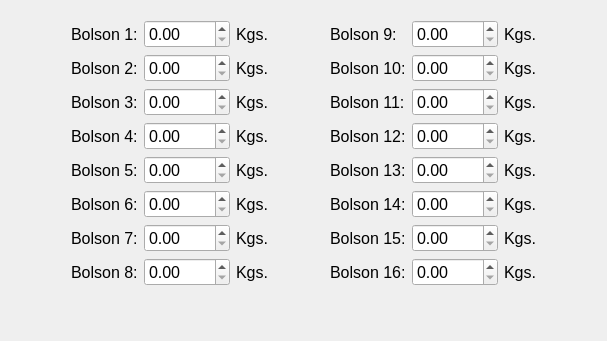
<?xml version="1.0" encoding="UTF-8"?>
<ui version="4.0">
 <class>Lavadora</class>
 <widget class="QWidget" name="Lavadora">
  <property name="geometry">
   <rect>
    <x>0</x>
    <y>0</y>
    <width>607</width>
    <height>341</height>
   </rect>
  </property>
  <property name="minimumSize">
   <size>
    <width>605</width>
    <height>340</height>
   </size>
  </property>
  <property name="windowTitle">
   <string>Form</string>
  </property>
  <layout class="QGridLayout" name="gridLayout_2" rowstretch="1,0,5" columnstretch="1,10,1">
   <item row="1" column="1">
    <layout class="QGridLayout" name="gridLayout" columnstretch="1,0,0,0,5,0,0,0,1">
     <item row="0" column="1">
      <widget class="QLabel" name="label_2">
       <property name="font">
        <font>
         <pointsize>12</pointsize>
        </font>
       </property>
       <property name="text">
        <string>Bolson 1:</string>
       </property>
      </widget>
     </item>
     <item row="0" column="5">
      <widget class="QLabel" name="label_9">
       <property name="font">
        <font>
         <pointsize>12</pointsize>
        </font>
       </property>
       <property name="text">
        <string>Bolson 9:</string>
       </property>
      </widget>
     </item>
     <item row="2" column="6">
      <widget class="QDoubleSpinBox" name="doubleSpinBox_11">
       <property name="font">
        <font>
         <pointsize>12</pointsize>
        </font>
       </property>
       <property name="maximum">
        <double>9999.989999999999782</double>
       </property>
      </widget>
     </item>
     <item row="6" column="7">
      <widget class="QLabel" name="label_31">
       <property name="font">
        <font>
         <pointsize>12</pointsize>
        </font>
       </property>
       <property name="text">
        <string>Kgs.</string>
       </property>
      </widget>
     </item>
     <item row="1" column="5">
      <widget class="QLabel" name="label_13">
       <property name="font">
        <font>
         <pointsize>12</pointsize>
        </font>
       </property>
       <property name="text">
        <string>Bolson 10:</string>
       </property>
      </widget>
     </item>
     <item row="5" column="7">
      <widget class="QLabel" name="label_30">
       <property name="font">
        <font>
         <pointsize>12</pointsize>
        </font>
       </property>
       <property name="text">
        <string>Kgs.</string>
       </property>
      </widget>
     </item>
     <item row="0" column="0">
      <spacer name="horizontalSpacer_4">
       <property name="orientation">
        <enum>Qt::Horizontal</enum>
       </property>
       <property name="sizeHint" stdset="0">
        <size>
         <width>40</width>
         <height>20</height>
        </size>
       </property>
      </spacer>
     </item>
     <item row="4" column="2">
      <widget class="QDoubleSpinBox" name="doubleSpinBox_5">
       <property name="font">
        <font>
         <pointsize>12</pointsize>
        </font>
       </property>
       <property name="maximum">
        <double>9999.989999999999782</double>
       </property>
      </widget>
     </item>
     <item row="1" column="1">
      <widget class="QLabel" name="label_7">
       <property name="font">
        <font>
         <pointsize>12</pointsize>
        </font>
       </property>
       <property name="text">
        <string>Bolson 2:</string>
       </property>
      </widget>
     </item>
     <item row="4" column="5">
      <widget class="QLabel" name="label_21">
       <property name="font">
        <font>
         <pointsize>12</pointsize>
        </font>
       </property>
       <property name="text">
        <string>Bolson 13:</string>
       </property>
      </widget>
     </item>
     <item row="0" column="6">
      <widget class="QDoubleSpinBox" name="doubleSpinBox_9">
       <property name="font">
        <font>
         <pointsize>12</pointsize>
        </font>
       </property>
       <property name="maximum">
        <double>9999.989999999999782</double>
       </property>
      </widget>
     </item>
     <item row="0" column="3">
      <widget class="QLabel" name="label">
       <property name="font">
        <font>
         <pointsize>12</pointsize>
        </font>
       </property>
       <property name="text">
        <string>Kgs.</string>
       </property>
      </widget>
     </item>
     <item row="2" column="2">
      <widget class="QDoubleSpinBox" name="doubleSpinBox_3">
       <property name="font">
        <font>
         <pointsize>12</pointsize>
        </font>
       </property>
       <property name="maximum">
        <double>9999.989999999999782</double>
       </property>
      </widget>
     </item>
     <item row="7" column="5">
      <widget class="QLabel" name="label_16">
       <property name="font">
        <font>
         <pointsize>12</pointsize>
        </font>
       </property>
       <property name="text">
        <string>Bolson 16:</string>
       </property>
      </widget>
     </item>
     <item row="5" column="1">
      <widget class="QLabel" name="label_6">
       <property name="font">
        <font>
         <pointsize>12</pointsize>
        </font>
       </property>
       <property name="text">
        <string>Bolson 6:</string>
       </property>
      </widget>
     </item>
     <item row="5" column="3">
      <widget class="QLabel" name="label_22">
       <property name="font">
        <font>
         <pointsize>12</pointsize>
        </font>
       </property>
       <property name="text">
        <string>Kgs.</string>
       </property>
      </widget>
     </item>
     <item row="1" column="3">
      <widget class="QLabel" name="label_17">
       <property name="font">
        <font>
         <pointsize>12</pointsize>
        </font>
       </property>
       <property name="text">
        <string>Kgs.</string>
       </property>
      </widget>
     </item>
     <item row="6" column="2">
      <widget class="QDoubleSpinBox" name="doubleSpinBox_7">
       <property name="font">
        <font>
         <pointsize>12</pointsize>
        </font>
       </property>
       <property name="maximum">
        <double>9999.989999999999782</double>
       </property>
      </widget>
     </item>
     <item row="3" column="3">
      <widget class="QLabel" name="label_19">
       <property name="font">
        <font>
         <pointsize>12</pointsize>
        </font>
       </property>
       <property name="text">
        <string>Kgs.</string>
       </property>
      </widget>
     </item>
     <item row="2" column="1">
      <widget class="QLabel" name="label_3">
       <property name="font">
        <font>
         <pointsize>12</pointsize>
        </font>
       </property>
       <property name="text">
        <string>Bolson 3:</string>
       </property>
      </widget>
     </item>
     <item row="6" column="1">
      <widget class="QLabel" name="label_10">
       <property name="font">
        <font>
         <pointsize>12</pointsize>
        </font>
       </property>
       <property name="text">
        <string>Bolson 7:</string>
       </property>
      </widget>
     </item>
     <item row="1" column="7">
      <widget class="QLabel" name="label_26">
       <property name="font">
        <font>
         <pointsize>12</pointsize>
        </font>
       </property>
       <property name="text">
        <string>Kgs.</string>
       </property>
      </widget>
     </item>
     <item row="6" column="5">
      <widget class="QLabel" name="label_15">
       <property name="font">
        <font>
         <pointsize>12</pointsize>
        </font>
       </property>
       <property name="text">
        <string>Bolson 15:</string>
       </property>
      </widget>
     </item>
     <item row="5" column="5">
      <widget class="QLabel" name="label_14">
       <property name="font">
        <font>
         <pointsize>12</pointsize>
        </font>
       </property>
       <property name="text">
        <string>Bolson 14:</string>
       </property>
      </widget>
     </item>
     <item row="2" column="7">
      <widget class="QLabel" name="label_27">
       <property name="font">
        <font>
         <pointsize>12</pointsize>
        </font>
       </property>
       <property name="text">
        <string>Kgs.</string>
       </property>
      </widget>
     </item>
     <item row="5" column="6">
      <widget class="QDoubleSpinBox" name="doubleSpinBox_14">
       <property name="font">
        <font>
         <pointsize>12</pointsize>
        </font>
       </property>
       <property name="maximum">
        <double>9999.989999999999782</double>
       </property>
      </widget>
     </item>
     <item row="1" column="2">
      <widget class="QDoubleSpinBox" name="doubleSpinBox_2">
       <property name="font">
        <font>
         <pointsize>12</pointsize>
        </font>
       </property>
       <property name="maximum">
        <double>9999.989999999999782</double>
       </property>
      </widget>
     </item>
     <item row="6" column="6">
      <widget class="QDoubleSpinBox" name="doubleSpinBox_15">
       <property name="font">
        <font>
         <pointsize>12</pointsize>
        </font>
       </property>
       <property name="maximum">
        <double>9999.989999999999782</double>
       </property>
      </widget>
     </item>
     <item row="5" column="2">
      <widget class="QDoubleSpinBox" name="doubleSpinBox_6">
       <property name="font">
        <font>
         <pointsize>12</pointsize>
        </font>
       </property>
       <property name="maximum">
        <double>9999.989999999999782</double>
       </property>
      </widget>
     </item>
     <item row="3" column="6">
      <widget class="QDoubleSpinBox" name="doubleSpinBox_12">
       <property name="font">
        <font>
         <pointsize>12</pointsize>
        </font>
       </property>
       <property name="maximum">
        <double>9999.989999999999782</double>
       </property>
      </widget>
     </item>
     <item row="7" column="1">
      <widget class="QLabel" name="label_8">
       <property name="font">
        <font>
         <pointsize>12</pointsize>
        </font>
       </property>
       <property name="text">
        <string>Bolson 8:</string>
       </property>
      </widget>
     </item>
     <item row="7" column="3">
      <widget class="QLabel" name="label_24">
       <property name="font">
        <font>
         <pointsize>12</pointsize>
        </font>
       </property>
       <property name="text">
        <string>Kgs.</string>
       </property>
      </widget>
     </item>
     <item row="2" column="5">
      <widget class="QLabel" name="label_11">
       <property name="font">
        <font>
         <pointsize>12</pointsize>
        </font>
       </property>
       <property name="text">
        <string>Bolson 11:</string>
       </property>
      </widget>
     </item>
     <item row="6" column="3">
      <widget class="QLabel" name="label_23">
       <property name="font">
        <font>
         <pointsize>12</pointsize>
        </font>
       </property>
       <property name="text">
        <string>Kgs.</string>
       </property>
      </widget>
     </item>
     <item row="3" column="1">
      <widget class="QLabel" name="label_4">
       <property name="font">
        <font>
         <pointsize>12</pointsize>
        </font>
       </property>
       <property name="text">
        <string>Bolson 4:</string>
       </property>
      </widget>
     </item>
     <item row="7" column="7">
      <widget class="QLabel" name="label_32">
       <property name="font">
        <font>
         <pointsize>12</pointsize>
        </font>
       </property>
       <property name="text">
        <string>Kgs.</string>
       </property>
      </widget>
     </item>
     <item row="0" column="7">
      <widget class="QLabel" name="label_25">
       <property name="font">
        <font>
         <pointsize>12</pointsize>
        </font>
       </property>
       <property name="text">
        <string>Kgs.</string>
       </property>
      </widget>
     </item>
     <item row="0" column="4">
      <spacer name="horizontalSpacer">
       <property name="orientation">
        <enum>Qt::Horizontal</enum>
       </property>
       <property name="sizeHint" stdset="0">
        <size>
         <width>40</width>
         <height>20</height>
        </size>
       </property>
      </spacer>
     </item>
     <item row="1" column="6">
      <widget class="QDoubleSpinBox" name="doubleSpinBox_10">
       <property name="font">
        <font>
         <pointsize>12</pointsize>
        </font>
       </property>
       <property name="maximum">
        <double>9999.989999999999782</double>
       </property>
      </widget>
     </item>
     <item row="4" column="7">
      <widget class="QLabel" name="label_29">
       <property name="font">
        <font>
         <pointsize>12</pointsize>
        </font>
       </property>
       <property name="text">
        <string>Kgs.</string>
       </property>
      </widget>
     </item>
     <item row="3" column="5">
      <widget class="QLabel" name="label_12">
       <property name="font">
        <font>
         <pointsize>12</pointsize>
        </font>
       </property>
       <property name="text">
        <string>Bolson 12:</string>
       </property>
      </widget>
     </item>
     <item row="4" column="6">
      <widget class="QDoubleSpinBox" name="doubleSpinBox_13">
       <property name="font">
        <font>
         <pointsize>12</pointsize>
        </font>
       </property>
       <property name="maximum">
        <double>9999.989999999999782</double>
       </property>
      </widget>
     </item>
     <item row="7" column="2">
      <widget class="QDoubleSpinBox" name="doubleSpinBox_8">
       <property name="font">
        <font>
         <pointsize>12</pointsize>
        </font>
       </property>
       <property name="maximum">
        <double>9999.989999999999782</double>
       </property>
      </widget>
     </item>
     <item row="0" column="2">
      <widget class="QDoubleSpinBox" name="doubleSpinBox_1">
       <property name="font">
        <font>
         <pointsize>12</pointsize>
        </font>
       </property>
       <property name="maximum">
        <double>9999.989999999999782</double>
       </property>
      </widget>
     </item>
     <item row="4" column="3">
      <widget class="QLabel" name="label_20">
       <property name="font">
        <font>
         <pointsize>12</pointsize>
        </font>
       </property>
       <property name="text">
        <string>Kgs.</string>
       </property>
      </widget>
     </item>
     <item row="3" column="2">
      <widget class="QDoubleSpinBox" name="doubleSpinBox_4">
       <property name="font">
        <font>
         <pointsize>12</pointsize>
        </font>
       </property>
       <property name="maximum">
        <double>9999.989999999999782</double>
       </property>
      </widget>
     </item>
     <item row="3" column="7">
      <widget class="QLabel" name="label_28">
       <property name="font">
        <font>
         <pointsize>12</pointsize>
        </font>
       </property>
       <property name="text">
        <string>Kgs.</string>
       </property>
      </widget>
     </item>
     <item row="4" column="1">
      <widget class="QLabel" name="label_5">
       <property name="font">
        <font>
         <pointsize>12</pointsize>
        </font>
       </property>
       <property name="text">
        <string>Bolson 5:</string>
       </property>
      </widget>
     </item>
     <item row="7" column="6">
      <widget class="QDoubleSpinBox" name="doubleSpinBox_16">
       <property name="font">
        <font>
         <pointsize>12</pointsize>
        </font>
       </property>
       <property name="maximum">
        <double>9999.989999999999782</double>
       </property>
      </widget>
     </item>
     <item row="2" column="3">
      <widget class="QLabel" name="label_18">
       <property name="font">
        <font>
         <pointsize>12</pointsize>
        </font>
       </property>
       <property name="text">
        <string>Kgs.</string>
       </property>
      </widget>
     </item>
     <item row="0" column="8">
      <spacer name="horizontalSpacer_5">
       <property name="orientation">
        <enum>Qt::Horizontal</enum>
       </property>
       <property name="sizeHint" stdset="0">
        <size>
         <width>40</width>
         <height>20</height>
        </size>
       </property>
      </spacer>
     </item>
    </layout>
   </item>
   <item row="2" column="1">
    <spacer name="verticalSpacer">
     <property name="orientation">
      <enum>Qt::Vertical</enum>
     </property>
     <property name="sizeHint" stdset="0">
      <size>
       <width>20</width>
       <height>40</height>
      </size>
     </property>
    </spacer>
   </item>
   <item row="1" column="0">
    <spacer name="horizontalSpacer_2">
     <property name="orientation">
      <enum>Qt::Horizontal</enum>
     </property>
     <property name="sizeHint" stdset="0">
      <size>
       <width>40</width>
       <height>20</height>
      </size>
     </property>
    </spacer>
   </item>
   <item row="1" column="2">
    <spacer name="horizontalSpacer_3">
     <property name="orientation">
      <enum>Qt::Horizontal</enum>
     </property>
     <property name="sizeHint" stdset="0">
      <size>
       <width>40</width>
       <height>20</height>
      </size>
     </property>
    </spacer>
   </item>
   <item row="0" column="1">
    <spacer name="verticalSpacer_2">
     <property name="orientation">
      <enum>Qt::Vertical</enum>
     </property>
     <property name="sizeHint" stdset="0">
      <size>
       <width>20</width>
       <height>40</height>
      </size>
     </property>
    </spacer>
   </item>
  </layout>
 </widget>
 <tabstops>
  <tabstop>doubleSpinBox_1</tabstop>
  <tabstop>doubleSpinBox_2</tabstop>
  <tabstop>doubleSpinBox_3</tabstop>
  <tabstop>doubleSpinBox_4</tabstop>
  <tabstop>doubleSpinBox_5</tabstop>
  <tabstop>doubleSpinBox_6</tabstop>
  <tabstop>doubleSpinBox_7</tabstop>
  <tabstop>doubleSpinBox_8</tabstop>
  <tabstop>doubleSpinBox_9</tabstop>
  <tabstop>doubleSpinBox_10</tabstop>
  <tabstop>doubleSpinBox_11</tabstop>
  <tabstop>doubleSpinBox_12</tabstop>
  <tabstop>doubleSpinBox_13</tabstop>
  <tabstop>doubleSpinBox_14</tabstop>
  <tabstop>doubleSpinBox_15</tabstop>
  <tabstop>doubleSpinBox_16</tabstop>
 </tabstops>
 <resources/>
 <connections/>
</ui>
